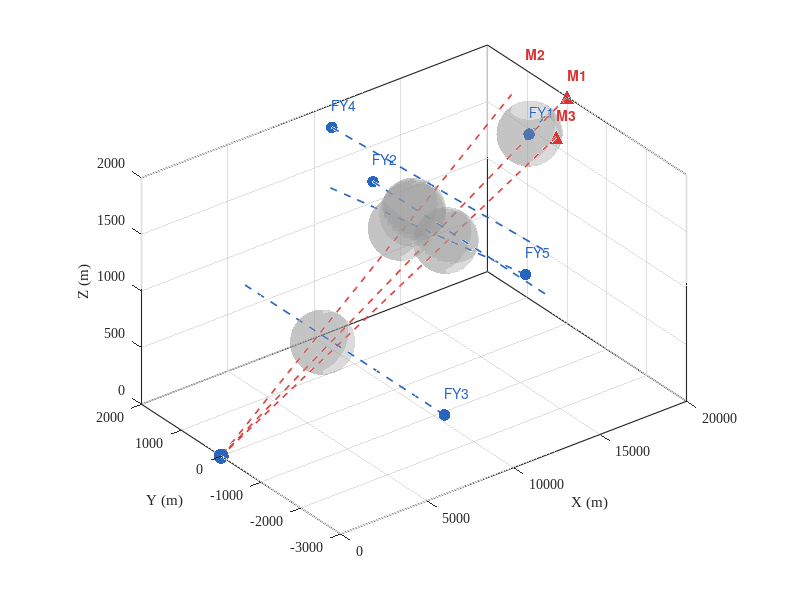

Here is the MATLAB script that generated this plot:
%% q5_3d.m  问题5 三维策略态势图（风格同 background_scene_overview.png）
%  配色：导弹=红，无人机/假目标/真目标=蓝；轨迹线均用虚线；
%  缩放比例 daspect([6 2 1])，视角 view([-38 26])，Times New Roman。
%  内容：5 架无人机（每机至多 3 弹）干扰 M1/M2/M3。
clear; clc; close all;
cd(fileparts(mfilename('fullpath')));

%% ================== 1. 场景常量 ==================
% 来袭导弹初始位置（每列一枚：M1/M2/M3）
M0 = [20000 19000 18000;
         0   600  -600;
      2000  2100  1900];
m_name = {'M1','M2','M3'};

% 无人机初始位置（每列一架：FY1~FY5）
U0 = [17800 12000  6000 11000 13000;
         0  1400 -3000  2000 -2000;
      1800  1400   700  1800  1300];
u_name = {'FY1','FY2','FY3','FY4','FY5'};

fake   = [0; 0; 0];          % 假目标（原点）
true_c = [0; 200; 0];        % 真目标下底面圆心
Rc = 7;  Hc = 10;            % 真目标圆柱半径、高
v_m = 300;                   % 导弹速度

% 配色（与 background_scene_overview 一致）
c_m    = [0.85 0.20 0.20];   % 导弹：红
c_u    = [0.15 0.40 0.75];   % 无人机：蓝
c_fake = [0.15 0.40 0.75];   % 假目标：蓝
c_true = [0.15 0.40 0.75];   % 真目标：蓝
c_drop = [0.30 0.65 0.30];   % 投放点：绿
c_det  = [0.15 0.15 0.15];   % 起爆点：黑
c_cloud= [0.60 0.60 0.60];   % 云团下沉：灰
fs = 10;                     % 字号

%% ================== 2. 问题5 最优策略 ==================
% 各无人机航向(deg)、速度、飞行时长（至最后一弹投放）
u_theta = [ 10.0; 270.0;  90.0; 280.0; 120.0];
u_v     = [ 98.85; 128.5; 120.0; 130.0; 115.69];
u_tmax  = [  1.0;   6.0;  22.0;   2.0;  15.0];

% 各无人机投放点（有效弹位，绿菱形），cell 每列一弹 [x;y;z]
drop = cell(1,5);
drop{1} = [17800.0  17897.3;  0.0  17.2;  1800.0  1800.0];           % FY1
drop{2} = [12000.0  12000.0  12000.0; 886.0  757.5  629.0; 1400.0  1400.0  1400.0]; % FY2
drop{3} = [ 6000.0; -360.0;  700.0];                                 % FY3
drop{4} = [11045.1; 1743.9; 1800.0];                                 % FY4
drop{5} = [12190.2  12132.3; -597.4  -497.2; 1300.0  1300.0];        % FY5

% 起爆点/起爆时刻（有效弹），按导弹分组；每列一枚弹：[t_d; x; y; z]
det_M1 = [  0.144     1.044    25.5;
        17814.0   17901.6  6000.0;
            2.5      17.9    60.0;
         1799.9    1800.0   640.0];
det_M2 = [  7.566     7.813     7.963    12.5;
        12000.0   12000.0   12000.0 11282.2;
          427.7     395.9     376.7   399.7;
         1337.7    1361.2    1381.1  1259.8];
det_M3 = [ 16.042    15.931;
        12072.1   12078.5;
         -392.8    -403.9;
         1279.6    1295.7];
det_all = {det_M1, det_M2, det_M3};

% 各导弹到达假目标时刻
T_end = zeros(1,3);
for i = 1:3
    T_end(i) = norm(M0(:,i)) / v_m;
end

%% ================== 3. 绘图 ==================
figure('Color','w','Position',[60 60 720 500]);
hold on; grid on; view([-38, 26]);
daspect([6 2 1]);
xlabel('X (m)'); ylabel('Y (m)'); zlabel('Z (m)');

% 三枚导弹轨迹（红虚线）
for i = 1:3
    u_m = -M0(:,i) / norm(M0(:,i));
    mt = linspace(0, T_end(i), 300);
    Mtraj = M0(:,i)' + v_m * mt' * u_m';
    plot3(Mtraj(:,1), Mtraj(:,2), Mtraj(:,3), '--', 'Color', c_m, 'LineWidth', 1.2);
    scatter3(M0(1,i), M0(2,i), M0(3,i), 95, c_m, '^', 'filled');
    text(M0(1,i), M0(2,i), M0(3,i)+200, m_name{i}, 'Color', c_m, ...
         'FontSize', fs, 'FontWeight','bold');
end

% 各无人机轨迹（蓝虚线，固定角度/速度持续前飞）
for i = 1:5
    u_h = [cosd(u_theta(i)); sind(u_theta(i)); 0];
    ut = linspace(0, 200, 100);
    UAVtraj = U0(:,i)' + u_v(i) * ut' * u_h';
    plot3(UAVtraj(:,1), UAVtraj(:,2), UAVtraj(:,3), '--', 'Color', c_u, 'LineWidth', 1.2);
    scatter3(U0(1,i), U0(2,i), U0(3,i), 70, c_u, 'o', 'filled');
    text(U0(1,i), U0(2,i), U0(3,i)+200, u_name{i}, 'Color', c_u, 'FontSize', fs);
end

% 各起爆点：示意烟幕球（实际半径 10 m，此处示意放大为 250 m）+ 云团下沉（灰虚线），按导弹分组
% daspect([6 2 1]) 会将 X 拉伸 6 倍、Y 拉伸 2 倍，
% 数据坐标乘以 [6 2 1] 可补偿为视觉正球
for i = 1:3
    det = det_all{i};
    for j = 1:size(det, 2)
        t_d = det(1,j);
        P_d = det(2:4,j);
        [Xs, Ys, Zs] = sphere(30);
        surf(P_d(1) + 250*6*Xs, P_d(2) + 250*2*Ys, P_d(3) + 250*Zs, ...
             'FaceColor', c_cloud, 'FaceAlpha', 0.35, 'EdgeColor', 'none');
        cdt = linspace(t_d, min(t_d+20, T_end(i)), 80);
        Ctraj = P_d - [0;0;3]*(cdt - t_d);
        plot3(Ctraj(1,:), Ctraj(2,:), Ctraj(3,:), '--', 'Color', c_cloud, 'LineWidth', 1.2);
    end
end

% 假目标（蓝圆点）
scatter3(0, 0, 0, 120, c_fake, 'o', 'filled');
text(3000, 0, -220, '假目标', 'Color', c_fake, 'FontSize', fs, 'HorizontalAlignment','center');

% 真目标圆柱（蓝半透明）
theta_c = linspace(0, 2*pi, 80);
x_cyl = true_c(1) + Rc*cos(theta_c);
y_cyl = true_c(2) + Rc*sin(theta_c);
z_bot = true_c(3);  z_top = true_c(3) + Hc;
Xc = repmat(x_cyl, 2, 1);
Yc = repmat(y_cyl, 2, 1);
Zc = [z_bot*ones(size(x_cyl)); z_top*ones(size(x_cyl))];
surf(Xc, Yc, Zc, 'FaceColor', c_true, 'FaceAlpha', 0.45, 'EdgeColor', 'none');
fill3(x_cyl, y_cyl, z_top*ones(size(x_cyl)), c_true, 'FaceAlpha', 0.45, 'EdgeColor','none');
fill3(x_cyl, y_cyl, z_bot*ones(size(x_cyl)), c_true, 'FaceAlpha', 0.45, 'EdgeColor','none');


% 坐标轴刻度（消去科学计数）
set(gca, 'FontName', 'Times New Roman', 'FontSize', fs, 'LineWidth', 0.8, ...
    'XLim', [0 20000], 'YLim', [-3000 2000], 'ZLim', [0 2000], ...
    'XTick', 0:5000:20000, 'XTickLabel', {'0','5000','10000','15000','20000'}, ...
    'YTick', -3000:1000:2000, 'YTickLabel', {'-3000','-2000','-1000','0','1000','2000'}, ...
    'ZTick', 0:500:2000, 'ZTickLabel', {'0','500','1000','1500','2000'});
box on;

print(gcf, 'q5_3d', '-dpng', '-r300');
fprintf('已输出：q5_3d.png\n');
